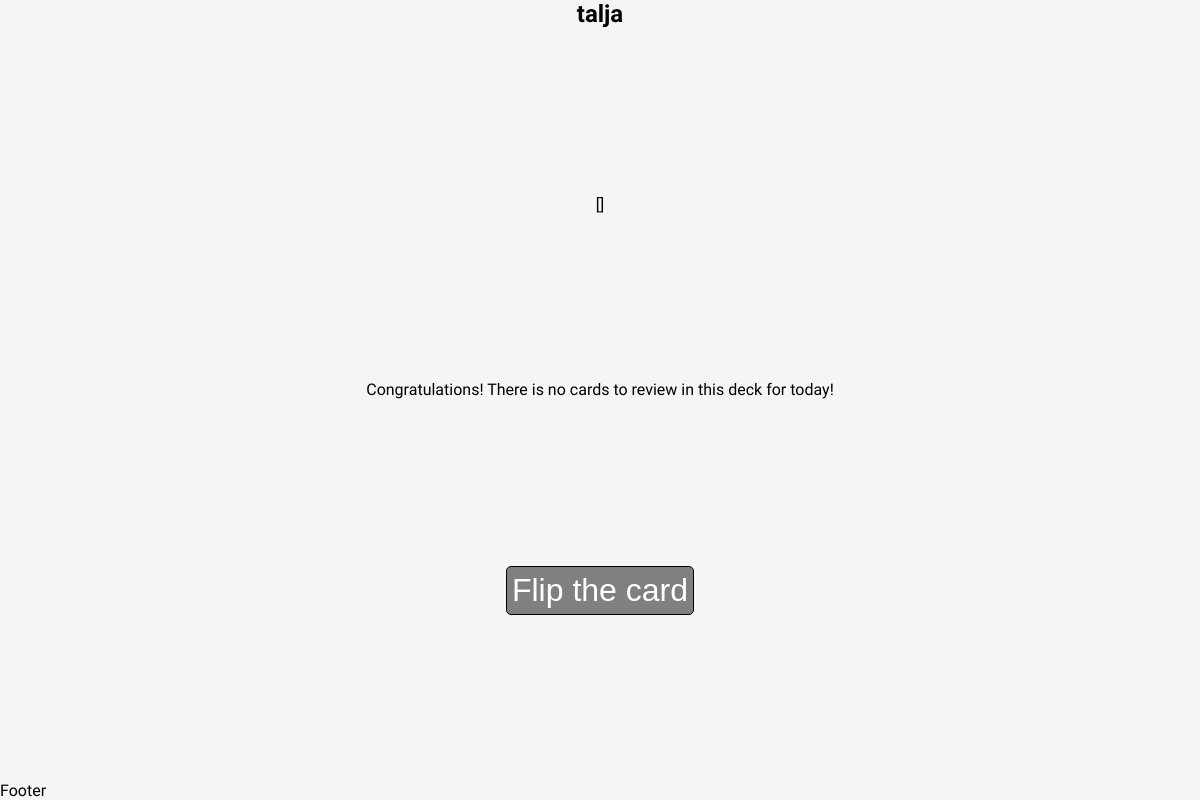
The app's page /review/?deck_name=talja (signed in), older data.
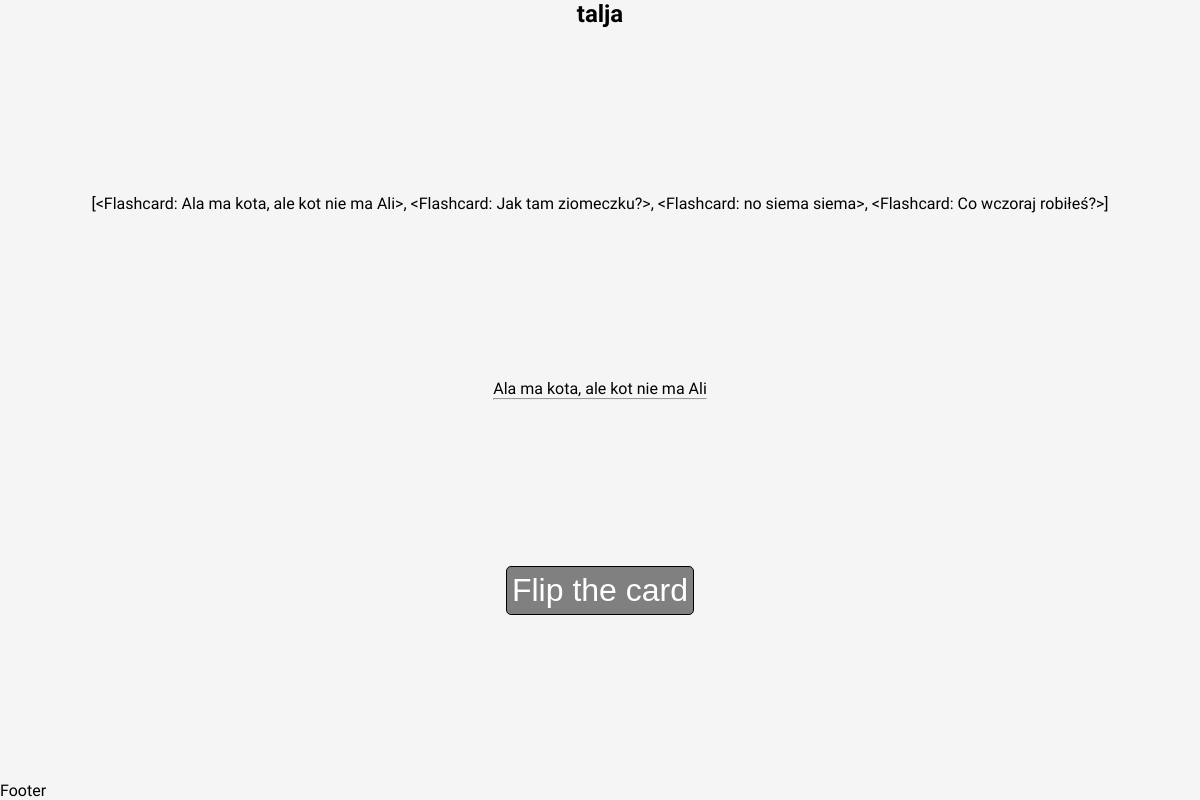
The same page, newer data.
### mainapp/models.py (models this page shows, shortened)
class Flashcard(models.Model):
    front = models.CharField(max_length=500)
    back = models.CharField(max_length=500)
    user = models.ForeignKey(User, on_delete=models.CASCADE)
    deck = models.ForeignKey(Deck, related_name="flashcards",on_delete=models.CASCADE)
    winning_streak = models.IntegerField(default=0)
    easiness_factor = models.FloatField(default=2.5)
    interval = models.IntegerField(default=0)
    next_review = models.DateField(default=timezone.now().date())
    def __str__(self):
        return self.front

### mainapp/views.py (the view)
# urls.py: urlpatterns = [path("", views.landing_page, name="landing_page"),path("translator/", views.translator, name="translator"), path("review/", views.review, name="review"), path("users/<str:user_username>
def review(request):
    deck_name = request.GET.get("deck_name")
    deck = get_object_or_404(Deck, name=deck_name, user=request.user)
    flashcards_for_review = deck.flashcards_to_review()
    flashcards_list = list(flashcards_for_review)
    random.shuffle(flashcards_list)
    if request.headers.get("x-requested-with") == "XMLHttpRequest":
        current_index = int(request.GET.get("current_index",0))
        next_index = current_index+1
        next_flashcard = flashcards_list[next_index]
        return JsonResponse({"front":next_flashcard.front, "back":next_flashcard.back, "index":next_index})
    return render(request, "mainapp/review.html", {"deck_name":deck_name,"flashcards_list":flashcards_list})

### mainapp/models.py (called while the page is built)
    def flashcards_to_review(self):
        return self.flashcards.filter(next_review__lte=timezone.now().date())

### mainapp/templates/mainapp/review.html (shortened to what this page needs)
{% extends "mainapp/landing_page.html" %}
{% block content %}
<h2 id="deck-name">{{deck_name}}</h2>
{{flashcards_list}}
<div id="flashcard-container">
    {% if flashcards_list %}
    {{flashcards_list.0.front}}
    <hr>
    {% else %}
    <p>Congratulations! There is no cards to review in this deck for today!</p>
    {% endif %}
</div>
<button class="show-answer">Flip the card</button>
{% endblock content %}

Row changes from the older to the newer data that the page shows:
added Flashcard: front.front "[<Flashcard: Ala ma kota, ale kot nie ma Ali>, <Flashcard: Jak tam ziomeczku?>, <Flashcard: no siema siema>, <Flashcard: Co wczoraj robiłeś?>]", front "Ala ma kota, ale kot nie ma Ali"
Text that changed along with them:
{{ flashcards_list }}: "[]" → (not shown)
text no longer shown: "Congratulations! There is no cards to review in this deck for today!"
